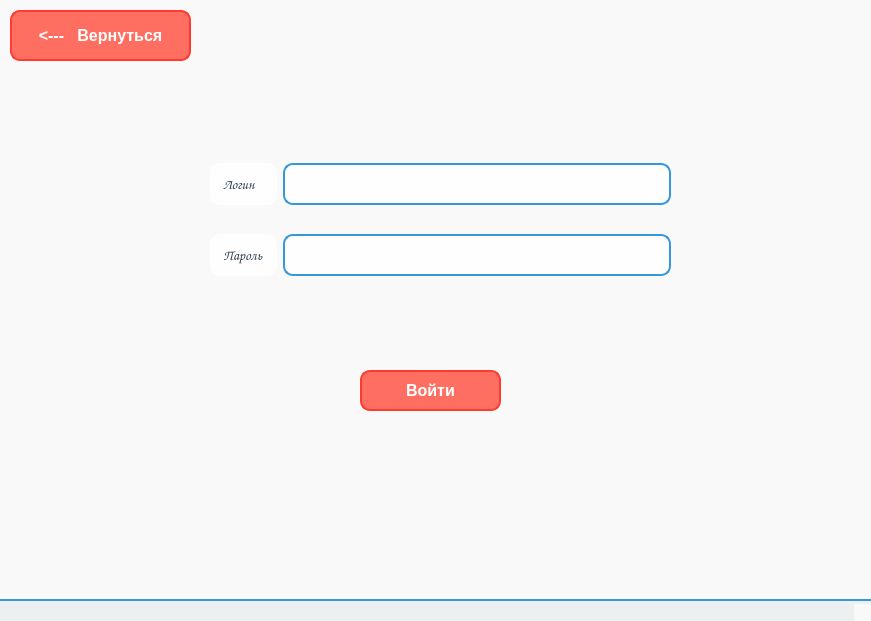
<?xml version="1.0" encoding="UTF-8"?>
<ui version="4.0">
 <class>Registration</class>
 <widget class="QMainWindow" name="Registration">
  <property name="geometry">
   <rect>
    <x>0</x>
    <y>0</y>
    <width>871</width>
    <height>621</height>
   </rect>
  </property>
  <property name="windowTitle">
   <string>MainWindow</string>
  </property>
  <property name="styleSheet">
   <string notr="true">/* General Settings */
QWidget {
    font-family: &quot;Comic Sans MS&quot;; /* Fun and playful font */
    font-size: 14px;
    color: #2c3e50; /* Dark blue for text */
    background-color: #f9f9f9; /* Light gray background */
}

/* Background Images for Different Pages */
QWidget#mathPage {
    background-image: url(:/backgrounds/math_background.png); /* Math-themed background */
    background-position: center;
    background-repeat: no-repeat;
    background-size: cover;
}

QWidget#sciencePage {
    background-image: url(:/backgrounds/science_background.png); /* Science-themed background */
    background-position: center;
    background-repeat: no-repeat;
    background-size: cover;
}

QWidget#literaturePage {
    background-image: url(:/backgrounds/literature_background.png); /* Literature-themed background */
    background-position: center;
    background-repeat: no-repeat;
    background-size: cover;
}

QWidget#historyPage {
    background-image: url(:/backgrounds/history_background.png); /* History-themed background */
    background-position: center;
    background-repeat: no-repeat;
    background-size: cover;
}

/* Buttons */
QPushButton {
    background-color: #ff6f61; /* Coral */
    color: white;
    border: 2px solid #ff3b2f; /* Darker coral */
    border-radius: 10px;
    padding: 10px 20px;
    font-weight: bold;
    font-size: 16px;
}

QPushButton:hover {
    background-color: #ff3b2f; /* Darker coral on hover */
}

QPushButton:pressed {
    background-color: #ff1a1a; /* Even darker coral when pressed */
}

QPushButton:disabled {
    background-color: #bdc3c7; /* Gray */
    color: #7f8c8d; /* Light gray text */
    border: 2px solid #95a5a6;
}

/* Line Edits */
QLineEdit {
    background-color: rgba(255, 255, 255, 0.9); /* Semi-transparent white */
    border: 2px solid #3498db; /* Blue border */
    border-radius: 10px;
    padding: 10px;
    font-size: 14px;
}

QLineEdit:focus {
    border: 2px solid #ff6f61; /* Coral border when focused */
}

/* Labels */
QLabel {
    color: #2c3e50; /* Dark blue */
    font-size: 14px;
    background-color: rgba(255, 255, 255, 0.8); /* Semi-transparent white */
    border-radius: 10px;
    padding: 10px;
}

QLabel#titleLabel {
    font-size: 24px;
    font-weight: bold;
    color: #3498db; /* Blue for titles */
    background-color: transparent; /* No background for titles */
}

/* Combo Boxes */
QComboBox {
    background-color: rgba(255, 255, 255, 0.9); /* Semi-transparent white */
    border: 2px solid #3498db; /* Blue border */
    border-radius: 10px;
    padding: 10px;
    font-size: 14px;
}

QComboBox::drop-down {
    subcontrol-origin: padding;
    subcontrol-position: top right;
    width: 30px;
    border-left: 2px solid #3498db;
}

QComboBox::down-arrow {
    image: url(:/icons/down_arrow.png); /* Replace with your icon */
}

QComboBox QAbstractItemView {
    background-color: white;
    border: 2px solid #3498db;
    selection-background-color: #ff6f61; /* Coral for selected item */
    selection-color: white;
}

/* Check Boxes */
QCheckBox {
    color: #2c3e50;
    background-color: rgba(255, 255, 255, 0.8); /* Semi-transparent white */
    border-radius: 10px;
    padding: 10px;
}

QCheckBox::indicator {
    width: 20px;
    height: 20px;
}

QCheckBox::indicator:checked {
    image: url(:/icons/checked.png); /* Replace with your icon */
}

QCheckBox::indicator:unchecked {
    image: url(:/icons/unchecked.png); /* Replace with your icon */
}

/* Radio Buttons */
QRadioButton {
    color: #2c3e50;
    background-color: rgba(255, 255, 255, 0.8); /* Semi-transparent white */
    border-radius: 10px;
    padding: 10px;
}

QRadioButton::indicator {
    width: 20px;
    height: 20px;
}

QRadioButton::indicator:checked {
    image: url(:/icons/radio_checked.png); /* Replace with your icon */
}

QRadioButton::indicator:unchecked {
    image: url(:/icons/radio_unchecked.png); /* Replace with your icon */
}

/* Progress Bars */
QProgressBar {
    background-color: #bdc3c7;
    border: 2px solid #95a5a6;
    border-radius: 10px;
    text-align: center;
    color: #2c3e50;
}

QProgressBar::chunk {
    background-color: #ff6f61; /* Coral */
    border-radius: 10px;
}

/* Spin Boxes */
QSpinBox {
    background-color: rgba(255, 255, 255, 0.9); /* Semi-transparent white */
    border: 2px solid #3498db; /* Blue border */
    border-radius: 10px;
    padding: 10px;
    font-size: 14px;
}

QSpinBox::up-button, QSpinBox::down-button {
    subcontrol-origin: border;
    subcontrol-position: top right;
    width: 30px;
    border-left: 2px solid #3498db;
}

QSpinBox::up-arrow {
    image: url(:/icons/up_arrow.png); /* Replace with your icon */
}

QSpinBox::down-arrow {
    image: url(:/icons/down_arrow.png); /* Replace with your icon */
}

/* Group Boxes */
QGroupBox {
    border: 2px solid #3498db; /* Blue border */
    border-radius: 10px;
    margin-top: 10px;
    padding-top: 15px;
    font-weight: bold;
    color: #3498db; /* Blue for group box titles */
    background-color: rgba(255, 255, 255, 0.8); /* Semi-transparent white */
}

QGroupBox::title {
    subcontrol-origin: margin;
    subcontrol-position: top left;
    padding: 0 10px;
}

/* Tabs */
QTabWidget::pane {
    border: 2px solid #3498db; /* Blue border */
    border-radius: 10px;
    padding: 10px;
    background-color: rgba(255, 255, 255, 0.9); /* Semi-transparent white */
}

QTabBar::tab {
    background-color: #ecf0f1;
    border: 2px solid #3498db;
    border-bottom: none;
    padding: 10px 20px;
    border-top-left-radius: 10px;
    border-top-right-radius: 10px;
    font-size: 14px;
}

QTabBar::tab:selected {
    background-color: white;
    border-bottom: 2px solid white;
}

QTabBar::tab:hover {
    background-color: #ff6f61; /* Coral on hover */
    color: white;
}

/* Scroll Bars */
QScrollBar:horizontal, QScrollBar:vertical {
    background-color: #ecf0f1;
    border-radius: 10px;
}

QScrollBar::handle:horizontal, QScrollBar::handle:vertical {
    background-color: #ff6f61; /* Coral */
    border-radius: 10px;
}

QScrollBar::add-line, QScrollBar::sub-line {
    background: none;
}

/* Tool Tips */
QToolTip {
    background-color: #ff6f61; /* Coral */
    color: white;
    border: 2px solid #ff3b2f;
    padding: 10px;
    border-radius: 10px;
}

/* Menus */
QMenuBar {
    background-color: #ecf0f1;
    color: #2c3e50;
}

QMenuBar::item {
    padding: 10px 20px;
}

QMenuBar::item:selected {
    background-color: #ff6f61; /* Coral */
    color: white;
}

QMenu {
    background-color: white;
    border: 2px solid #3498db;
    padding: 10px;
}

QMenu::item {
    padding: 10px 20px;
}

QMenu::item:selected {
    background-color: #ff6f61; /* Coral */
    color: white;
}

/* Tables */
QTableView {
    background-color: white;
    border: 2px solid #3498db;
    border-radius: 10px;
}

QTableView::item {
    padding: 10px;
}

QTableView::item:selected {
    background-color: #ff6f61; /* Coral */
    color: white;
}

/* Text Edit */
QTextEdit {
    background-color: rgba(255, 255, 255, 0.9); /* Semi-transparent white */
    border: 2px solid #3498db;
    border-radius: 10px;
    padding: 10px;
}

QTextEdit:focus {
    border: 2px solid #ff6f61; /* Coral */
}

/* Status Bar */
QStatusBar {
    background-color: #ecf0f1;
    border-top: 2px solid #3498db;
    padding: 10px;
}

/* Tool Bars */
QToolBar {
    background-color: #ecf0f1;
    border-bottom: 2px solid #3498db;
    padding: 10px;
}

QToolBar::separator {
    background-color: #3498db;
    width: 2px;
    margin: 10px;
}</string>
  </property>
  <widget class="QWidget" name="centralwidget">
   <property name="styleSheet">
    <string notr="true"/>
   </property>
   <widget class="QPushButton" name="log_in_button">
    <property name="geometry">
     <rect>
      <x>360</x>
      <y>370</y>
      <width>141</width>
      <height>41</height>
     </rect>
    </property>
    <property name="styleSheet">
     <string notr="true"/>
    </property>
    <property name="text">
     <string>Войти</string>
    </property>
   </widget>
   <widget class="QPushButton" name="pushButton">
    <property name="geometry">
     <rect>
      <x>10</x>
      <y>10</y>
      <width>181</width>
      <height>51</height>
     </rect>
    </property>
    <property name="styleSheet">
     <string notr="true"/>
    </property>
    <property name="text">
     <string>&lt;---   Вернуться</string>
    </property>
   </widget>
   <widget class="QWidget" name="gridLayoutWidget">
    <property name="geometry">
     <rect>
      <x>210</x>
      <y>140</y>
      <width>461</width>
      <height>161</height>
     </rect>
    </property>
    <layout class="QGridLayout" name="gridLayout">
     <item row="0" column="1">
      <widget class="QLineEdit" name="login">
       <property name="styleSheet">
        <string notr="true"/>
       </property>
      </widget>
     </item>
     <item row="1" column="1">
      <widget class="QLineEdit" name="password">
       <property name="styleSheet">
        <string notr="true"/>
       </property>
       <property name="text">
        <string/>
       </property>
      </widget>
     </item>
     <item row="1" column="0">
      <widget class="QLabel" name="label_2">
       <property name="font">
        <font>
         <family>Comic Sans MS</family>
         <pointsize>-1</pointsize>
        </font>
       </property>
       <property name="text">
        <string>Пароль</string>
       </property>
      </widget>
     </item>
     <item row="0" column="0">
      <widget class="QLabel" name="label">
       <property name="font">
        <font>
         <family>Comic Sans MS</family>
         <pointsize>-1</pointsize>
        </font>
       </property>
       <property name="text">
        <string>Логин</string>
       </property>
      </widget>
     </item>
    </layout>
   </widget>
  </widget>
  <widget class="QStatusBar" name="statusbar"/>
 </widget>
 <resources/>
 <connections/>
</ui>
